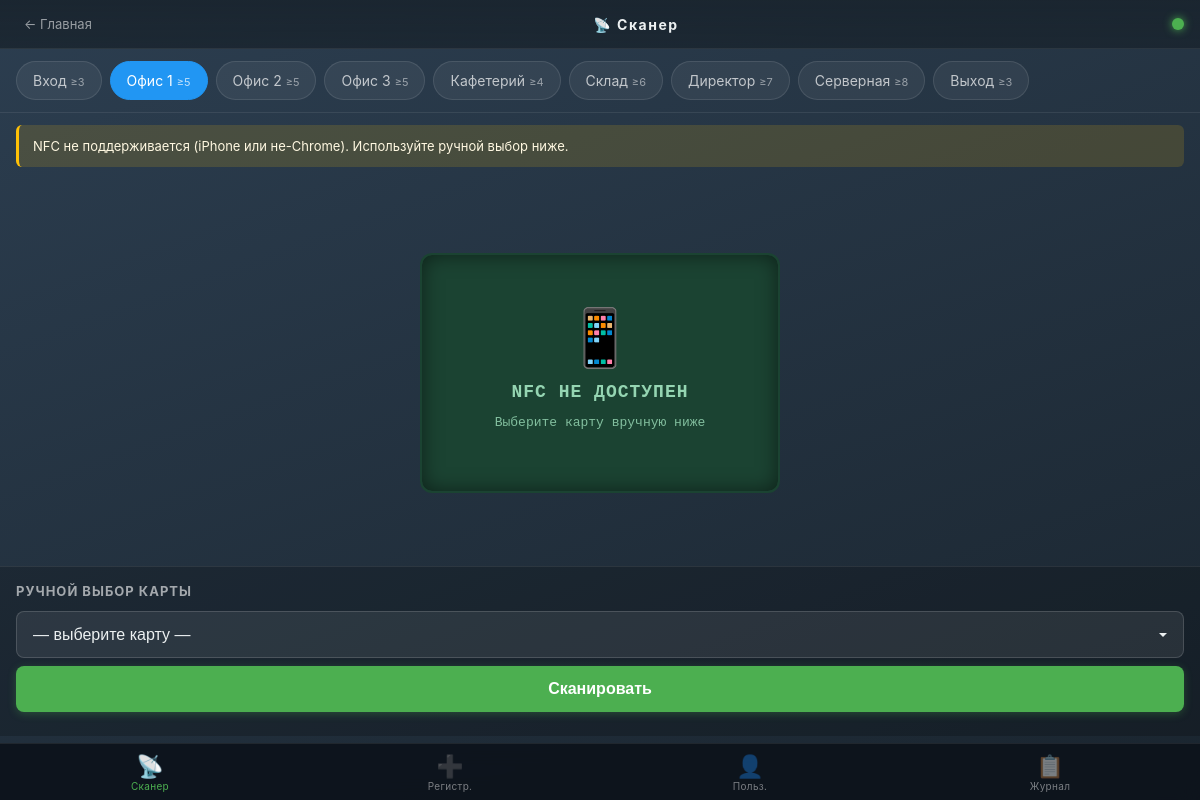
Screenshot of /mobile/scan with the database file from the repository.
### tables this page shows
CREATE TABLE zones (
            id INTEGER PRIMARY KEY,
            name TEXT NOT NULL,
            is_exit INTEGER NOT NULL DEFAULT 0,
            required_rank INTEGER NOT NULL DEFAULT 3
        );

### app.py (the view)
@app.route('/mobile/scan')
def mobile_scan():
    users_list = get_all_users()
    zones_info = get_zones_info()
    return render_template('m_scan.html', users=users_list, zones=zones_info)

### database.py (called while the page is built)
def get_connection():
    conn = sqlite3.connect(DB_PATH)
    conn.row_factory = sqlite3.Row
    conn.execute("PRAGMA foreign_keys = ON")
    return conn

def get_zones_info():
    conn = get_connection()
    cursor = conn.cursor()
    cursor.execute("SELECT id, name, is_exit, required_rank FROM zones")
    zones = {
        row['id']: {
            'name': row['name'],
            'is_exit': bool(row['is_exit']),
            'required_rank': row['required_rank']
        }
        for row in cursor.fetchall()
    }
    conn.close()
    return zones

def get_all_users():
    conn = get_connection()
    cursor = conn.cursor()
    cursor.execute("SELECT uid, rank, current_zone, created_at FROM users ORDER BY uid")
    users = cursor.fetchall()
    conn.close()
    return users

### templates/m_scan.html (shortened to what this page needs)
{% extends "mobile_base.html" %}
{% set active_tab = 'scan' %}
{% block header_title %}📡 Сканер{% endblock %}
{% block content %}
    <div class="zones" id="zones">
        {% for zone_id, zone in zones.items() %}
        <div class="zone-chip{% if zone_id == 1 %} active{% endif %}" data-zone="{{ zone_id }}">
            {{ zone.name }}<span class="rank">≥{{ zone.required_rank }}</span>
        </div>
        {% endfor %}
    </div>
    <div id="permission-banner" class="m-banner" style="display:none;"></div>
    <div class="scan-main">
        <div id="screen" class="screen">
        </div>
    </div>
    <div class="fallback" id="fallback" style="display:none;">
        <h3>Ручной выбор карты</h3>
        <select id="manual-uid">
            <option value="">— выберите карту —</option>
        </select>
        <button id="manual-scan" onclick="manualScan()">Сканировать</button>
    </div>
{% endblock %}

### rows the page displays
zones: name "Вход", required_rank "3"
zones: name "Офис 1", required_rank "5"
zones: name "Офис 2", required_rank "5"
zones: name "Офис 3", required_rank "5"
zones: name "Кафетерий", required_rank "4"
zones: name "Склад", required_rank "6"
zones: name "Директор", required_rank "7"
zones: name "Серверная", required_rank "8"
zones: name "Выход", required_rank "3"
